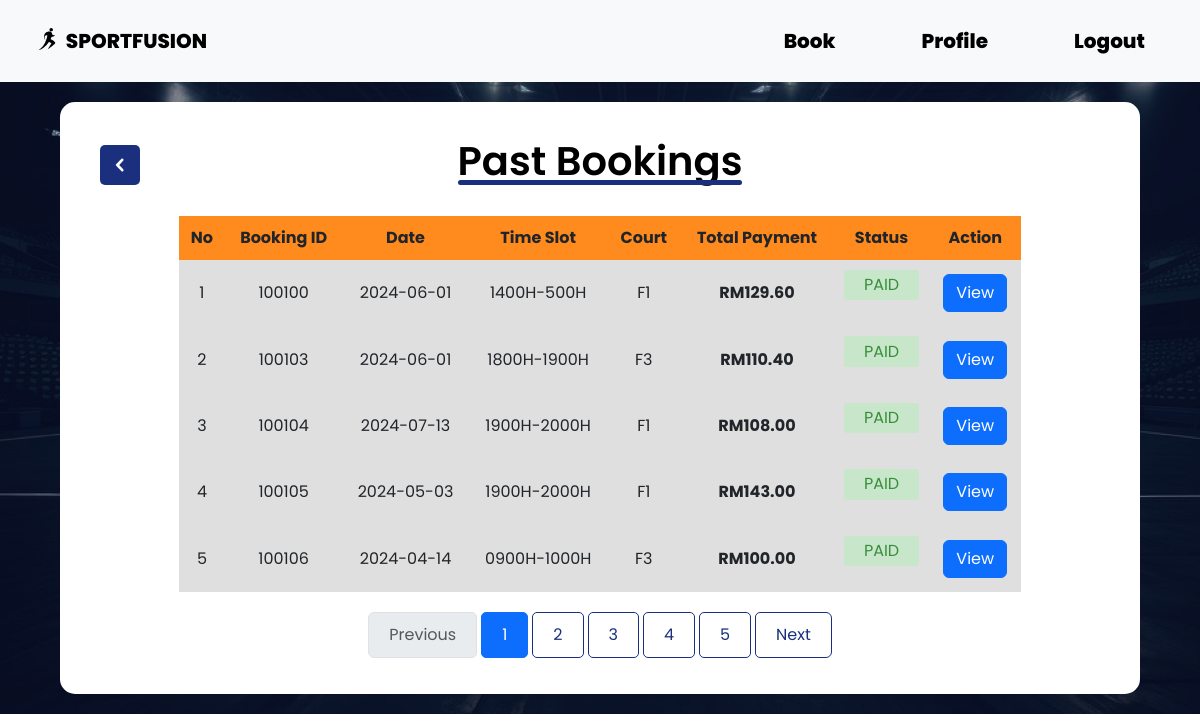
/testDash.php (signed in), run on the app's committed database.
### tables this page shows
CREATE TABLE `payment` (
  `PAYMENTID` int NOT NULL,
  `PAYMENTTOTAL` decimal(10,2) DEFAULT NULL,
  `PAYMENTSTATUS` varchar(20) DEFAULT NULL,
  `PAYMENTDATE` date DEFAULT NULL,
  `BOOKINGID` int DEFAULT NULL
);

CREATE TABLE `booking` (
  `BOOKINGID` int NOT NULL,
  `BOOKINGDATE` date NOT NULL,
  `TIMESLOT` varchar(11) NOT NULL,
  `HOURSBOOKED` varchar(11) NOT NULL,
  `ADMINID` int DEFAULT NULL,
  `FACID` varchar(30) DEFAULT NULL,
  `CUSTID` int DEFAULT NULL
);

### testDash.php (the view, shortened to what this page needs)
<?php
$sessionID = $_SESSION['ID'];
require_once("config.php");
$page = isset($_GET['page']) ? (int)$_GET['page'] : 1;
$records_per_page = 5;
$offset = ($page - 1) * $records_per_page;
$total_records_sql = "SELECT COUNT(*) as total FROM BOOKING B JOIN PAYMENT P ON B.BOOKINGID=P.BOOKINGID WHERE CUSTID = ?";
$total_records_stmt = $conn->prepare($total_records_sql);
$total_records_stmt->bind_param("i", $sessionID);
$total_records_stmt->execute();
$total_records_result = $total_records_stmt->get_result();
$total_records = $total_records_result->fetch_assoc()['total'];
$total_pages = ceil($total_records / $records_per_page);
$sql = "select B.BOOKINGID, BOOKINGDATE, TIMESLOT, FACID, P.PAYMENTTOTAL, P.PAYMENTSTATUS
FROM BOOKING B
JOIN PAYMENT P ON B.BOOKINGID=P.BOOKINGID
WHERE B.CUSTID = ? LIMIT ? OFFSET ?";
$stmt = $conn->prepare($sql);
$stmt->bind_param("iii", $sessionID, $records_per_page, $offset);
$stmt->execute();
$result = $stmt->get_result();
?>
<!DOCTYPE html>
<html lang="en">
<head>
    <link rel="stylesheet" href="style.css">
    <link rel="stylesheet" href="css/bootstrap.min.css">
</head>
<body>
    <header>
        <nav class="navbar navbar-expand-lg navbar-light bg-light">
            <div class="container-fluid">
                <a class="navbar-brand" href="homeCus.php">
                    <img src="resource/logo.svg" alt="Logo" width="30" height="24" class="d-inline-block align-text-top">
                    SPORTFUSION
                </a>
                <div class="collapse navbar-collapse" id="navbarNav">
                    <ul class="navbar-nav ms-auto">
                        <li class="nav-item">
                            <a class="nav-link" href="cusCheckTime.php">Book</a>
                        </li>
                        <li class="nav-item">
                            <a class="nav-link" href="profile.php">Profile</a>
                        </li>
                        <li class="nav-item">
                            <a class="nav-link" href="logout.php">Logout</a>
                        </li>
                    </ul>
                </div>
            </div>
        </nav>
    </header>
    <div class="container">
        <div class="title">
            <a href="profile.php" class="back-button">
                <img src="resource/backButton.svg" alt="Back">
            </a>
            <h1>Past Bookings</h1>
        </div>
        <div class="content">
            <table>
                <tr class="header">
                    <th>No</th>
                    <th>Booking ID</th>
                    <th>Date</th>
                    <th>Time Slot</th>
                    <th>Court</th>
                    <th>Total Payment</th>
                    <th>Status</th>
                    <th>Action</th>
                </tr>
                <?php
                if ($result->num_rows > 0) {
                    $counter = 1 + $offset;
                    while ($row = $result->fetch_assoc()) {
                        echo "<tr class='info'>";
                        echo "<td>" . $counter . "</td>";
                        echo "<td>" . $row['BOOKINGID'] . "</td>";
                        echo "<td>" . $row['BOOKINGDATE'] . "</td>";
                        echo "<td>" . $row['TIMESLOT'] . "</td>";
                        echo "<td>" . $row['FACID'] . "</td>";
                        echo "<td><b>RM" . $row['PAYMENTTOTAL'] . "</b></td>";
                        $statusClass = '';
                        if ($row['PAYMENTSTATUS'] == 'PAID') {
                            $statusClass = 'status-paid';
                        } elseif ($row['PAYMENTSTATUS'] == 'CANCELLED') {
                            $statusClass = 'status-unpaid';
                        } else {
                            $statusClass = 'status-pending';
                        }
                        echo "<td><p class='status $statusClass'>" . $row['PAYMENTSTATUS'] . "</p></td>";
                ?>
                        <td><a href="cusBookingDetails.php?viewID=<?php echo $row['BOOKINGID']; ?>" class="btn btn-primary">View</a></td>
                <?php
                        echo "</tr>";
                        $counter++;
                    }
                } else {
                    echo "<tr><td colspan='8'>No bookings found</td></tr>";
                }
                ?>
            </table>
            <nav aria-label="Page navigation">
                <ul class="pagination justify-content-center">
                    <li class="page-item <?php if ($page <= 1) echo 'disabled'; ?>">
                        <a class="page-link" href="?page=<?php echo $page - 1; ?>">Previous</a>
                    </li>
                    <?php for ($i = 1; $i <= $total_pages; $i++) { ?>
                        <li class="page-item <?php if ($page == $i) echo 'active'; ?>">
                            <a class="page-link" href="?page=<?php echo $i; ?>"><?php echo $i; ?></a>
                        </li>
                    <?php } ?>
                    <li class="page-item <?php if ($page >= $total_pages) echo 'disabled'; ?>">
                        <a class="page-link" href="?page=<?php echo $page + 1; ?>">Next</a>
                    </li>
                </ul>
            </nav>
        </div>
    </div>
</body>
</html>

### style.css (style rules this page uses)
* { margin: 0; padding: 0; box-sizing: border-box; font-family: "Poppins", Arial, Helvetica, sans-serif; }
body { background: url(resource/bgRsc.png); background-size: cover; background-repeat: no-repeat; }
header { display: flex; justify-content: flex-end; align-items: center; }
.navbar { display: flex; justify-content: space-between; align-items: center; padding: 10px; width: 100%; background-color: #ffffff; }
.navbar ul { list-style: none; display: flex; margin-right: 20px; }
.navbar ul li { margin-left: 20px; }
.navbar ul li { text-decoration: none; color: #ffffff; font-weight: 600; padding: 10px 15px; border-radius: 5px; }
.navbar a { font-size: 20px; color: #000000; text-decoration: none; font-weight: 800; position: relative; margin-left: 20px; }
.navbar a::after { content: ""; display: block; height: 4px; border-radius: 15px; width: 100%; background-color: #FF8A1E; transform: scaleX(0); transform-origin: left; transition: transform 0.2s ease; position: absolute; bottom: -3px; left: -5px; }
.title { color: #ffffff; font-size: 35px; font-style: normal; font-weight: 700; line-height: normal; margin-bottom: 8px; }

### testDash.php (style rules this page uses)
.container { background-color: #fff; width: 90%; margin: 20px auto; border-radius: 15px; padding: 20px; display: flex; flex-direction: column; justify-content: center; align-items: center; }
.title { padding: 15px; width: 100%; display: flex; align-items: center; justify-content: center; position: relative; }
.title h1 { display: inline-block; position: relative; font-family: 'Poppins'; font-weight: 600; color: #000; }
.title h1::after { content: ''; position: absolute; left: 0; bottom: 0; width: 100%; height: 5px; background: #1A307F; border-radius: 3px; }
.content { width: 90%; }
.content table { width: 90%; text-align: center; margin: 0 auto; padding: 10px; }
.content th, .content td { padding: 10px; }
.content .header { background-color: #FF8A1E; }
.content .info { background-color: #dfdfdf; }
.back-button { display: flex; align-items: center; justify-content: center; width: 40px; height: 40px; background-color: #1A307F; color: #ffffff; border-radius: 5px; transition: background-color 0.2s; margin-right: 10px; position: absolute; left: 20px; top: 50%; transform: translateY(-50%); }
.pagination { display: flex; justify-content: center; margin-top: 20px; }
.pagination a { color: #1A307F; padding: 10px 20px; text-decoration: none; transition: background-color 0.3s; margin: 0 5px; border: 1px solid #1A307F; border-radius: 5px; }
.pagination { margin-top: 20px; }
.status { border-radius: 0.2rem; padding: 0.2rem 1rem; text-align: center; }
.status-paid { background-color: #c8e6c9; color: #388e3c; }

### data on the page
payment: BOOKINGID.BOOKINGID "100100", BOOKINGID.BOOKINGDATE "2024-06-01", BOOKINGID.TIMESLOT "1400H-500H", BOOKINGID.FACID "F1", PAYMENTTOTAL "129.60", PAYMENTSTATUS "PAID"
payment: BOOKINGID.BOOKINGID "100103", BOOKINGID.BOOKINGDATE "2024-06-01", BOOKINGID.TIMESLOT "1800H-1900H", BOOKINGID.FACID "F3", PAYMENTTOTAL "110.40", PAYMENTSTATUS "PAID"
payment: BOOKINGID.BOOKINGID "100104", BOOKINGID.BOOKINGDATE "2024-07-13", BOOKINGID.TIMESLOT "1900H-2000H", BOOKINGID.FACID "F1", PAYMENTTOTAL "108.00", PAYMENTSTATUS "PAID"
payment: BOOKINGID.BOOKINGID "100105", BOOKINGID.BOOKINGDATE "2024-05-03", BOOKINGID.TIMESLOT "1900H-2000H", BOOKINGID.FACID "F1", PAYMENTTOTAL "143.00", PAYMENTSTATUS "PAID"
payment: BOOKINGID.BOOKINGID "100106", BOOKINGID.BOOKINGDATE "2024-04-14", BOOKINGID.TIMESLOT "0900H-1000H", BOOKINGID.FACID "F3", PAYMENTTOTAL "100.00", PAYMENTSTATUS "PAID"
